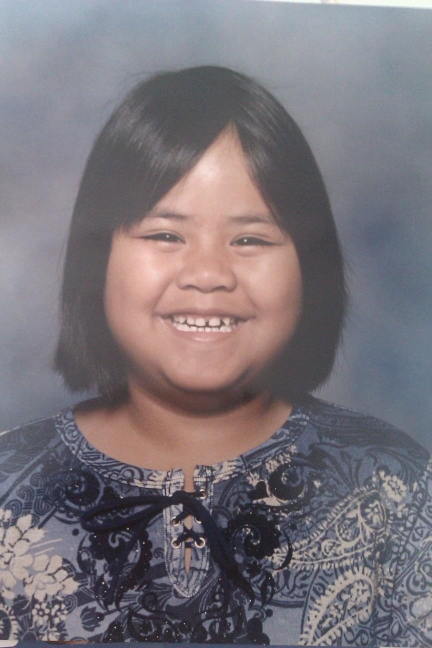
#> input picture frontend/assets/Image_20260531_213256_812.jpeg, 864 x 1296 px (shown at 1/2 size); its folder holds only this picture in this run
$ python prepare-assets.py
#> lines starting #> are read from the running program, lines starting #| are printed output that depends on the picture
"""Compress photos over 1 MB and build a collage background."""
from __future__ import annotations

import random
import sys
from pathlib import Path

from PIL import Image, ImageDraw, ImageEnhance, ImageFilter

MAX_BYTES = 1024 * 1024
ASSETS_DIR = Path(__file__).resolve().parent.parent / "assets"
PUBLIC_DIR = Path(__file__).resolve().parent.parent / "public"
COLLAGE_PATH = PUBLIC_DIR / "collage-bg.jpg"
COLLAGE_WIDTH = 2800
COLLAGE_HEIGHT = 1800
IMAGE_EXTS = {".jpg", ".jpeg", ".png", ".webp"}
COLLAGE_SEED = 20260531
BG_RGB = (198, 220, 245)  # light sky blue
BG_VIGNETTE_RGB = (170, 200, 235)
POLAROID = (248, 244, 236)


def file_size(path: Path) -> int:
    return path.stat().st_size


def save_jpeg_under_limit(img: Image.Image, path: Path, max_bytes: int) -> None:
    """Write JPEG at or below max_bytes by lowering quality and/or size."""
    work = img.convert("RGB")
    scale = 1.0

    while scale >= 0.25:
        w = max(1, int(work.width * scale))
        h = max(1, int(work.height * scale))
        resized = work if scale == 1.0 else work.resize((w, h), Image.Resampling.LANCZOS)

        for quality in range(88, 35, -4):
            resized.save(path, "JPEG", quality=quality, optimize=True)
            if file_size(path) <= max_bytes:
                return

        scale *= 0.85

    resized.save(path, "JPEG", quality=35, optimize=True)


def compress_if_needed(path: Path) -> bool:
    if file_size(path) > MAX_BYTES:
        img = Image.open(path)
        out = path.with_suffix(".jpeg") if path.suffix.lower() == ".png" else path
        save_jpeg_under_limit(img, out, MAX_BYTES)
        if out != path and path.exists():
            path.unlink()
        final = out if out.exists() else path
        print(f"  compressed {final.name}: {file_size(final) / 1024:.0f} KB")
        return True
    return False


def load_images() -> list[Image.Image]:
    paths = sorted(
        p
        for p in ASSETS_DIR.iterdir()
        if p.is_file() and p.suffix.lower() in IMAGE_EXTS
    )
    return [Image.open(p).convert("RGB") for p in paths]


def _fit_cover(img: Image.Image, w: int, h: int) -> Image.Image:
    ratio = img.width / img.height
    target = w / h
    if ratio > target:
        new_h = h
        new_w = int(h * ratio)
    else:
        new_w = w
        new_h = int(w / ratio)
    scaled = img.resize((new_w, new_h), Image.Resampling.LANCZOS)
    left = (new_w - w) // 2
    top = (new_h - h) // 2
    return scaled.crop((left, top, left + w, top + h))


def _make_polaroid(
    img: Image.Image,
    photo_w: int,
    photo_h: int,
    border: int,
    bottom_extra: int,
) -> Image.Image:
    photo = _fit_cover(img, photo_w, photo_h)
    frame_w = photo_w + border * 2
    frame_h = photo_h + border + bottom_extra
    frame = Image.new("RGB", (frame_w, frame_h), POLAROID)
    frame.paste(photo, (border, border))
    return frame


def _tile_with_shadow(
    frame: Image.Image,
    angle: float,
    shadow_offset: tuple[int, int] = (10, 14),
) -> Image.Image:
    rotated = frame.rotate(angle, resample=Image.Resampling.BICUBIC, expand=True, fillcolor=BG_RGB)
    shadow = Image.new("RGBA", rotated.size, (0, 0, 0, 0))
    mask = rotated.convert("L").point(lambda p: 200 if p < 250 else 0)
    shadow_layer = Image.new("RGBA", rotated.size, (0, 0, 0, 95))
    shadow_layer.putalpha(mask)
    shadow_layer = shadow_layer.filter(ImageFilter.GaussianBlur(12))
    ox, oy = shadow_offset
    canvas = Image.new("RGBA", (rotated.width + ox + 8, rotated.height + oy + 8), (*BG_RGB, 0))
    canvas.paste(shadow_layer, (ox, oy), shadow_layer)
    canvas.paste(rotated.convert("RGBA"), (0, 0))
    return canvas


def _paste_rgba(base: Image.Image, tile: Image.Image, cx: int, cy: int) -> None:
    x = cx - tile.width // 2
    y = cy - tile.height // 2
    base.paste(tile, (x, y), tile)


def _gradient_wash(canvas: Image.Image) -> Image.Image:
    w, h = canvas.size
    wash = Image.new("RGBA", (w, h), (0, 0, 0, 0))
    draw = ImageDraw.Draw(wash)
    for i in range(0, h, 4):
        t = i / h
        warm = int(18 * (1 - abs(t - 0.35) * 2))
        draw.rectangle((0, i, w, i + 3), fill=(255, 140, 66, max(0, warm)))
    for i in range(0, w, 4):
        t = i / w
        cool = int(14 * (1 - abs(t - 0.72) * 2))
        draw.rectangle((i, 0, i + 3, h), fill=(77, 171, 247, max(0, cool)))
    return Image.alpha_composite(canvas.convert("RGBA"), wash).convert("RGB")


def _vignette(img: Image.Image) -> Image.Image:
    w, h = img.size
    vignette = Image.new("L", (w, h), 0)
    draw = ImageDraw.Draw(vignette)
    draw.ellipse((-w * 0.15, -h * 0.2, w * 1.15, h * 1.25), fill=255)
    vignette = vignette.filter(ImageFilter.GaussianBlur(80))
    dark = Image.new("RGB", (w, h), BG_VIGNETTE_RGB)
    return Image.composite(img, dark, vignette)


def build_collage(images: list[Image.Image]) -> Image.Image:
    """Scattered polaroid-style tiles with rotation and overlap."""
    rng = random.Random(COLLAGE_SEED)
    base = Image.new("RGB", (COLLAGE_WIDTH, COLLAGE_HEIGHT), BG_RGB)

    # Soft color blobs behind the photos
    blobs = Image.new("RGBA", (COLLAGE_WIDTH, COLLAGE_HEIGHT), (0, 0, 0, 0))
    blob_draw = ImageDraw.Draw(blobs)
    blob_colors = [
        (255, 140, 66, 38),
        (181, 101, 240, 32),
        (77, 171, 247, 30),
        (81, 207, 102, 24),
    ]
    for _ in range(6):
        cx = rng.randint(-200, COLLAGE_WIDTH + 200)
        cy = rng.randint(-100, COLLAGE_HEIGHT + 100)
        r = rng.randint(280, 520)
        blob_draw.ellipse((cx - r, cy - r, cx + r, cy + r), fill=rng.choice(blob_colors))
    blobs = blobs.filter(ImageFilter.GaussianBlur(90))
    base = Image.alpha_composite(base.convert("RGBA"), blobs).convert("RGB")

    placements: list[dict] = []
    anchors = [
        (0.22, 0.28),
        (0.48, 0.18),
        (0.76, 0.26),
        (0.14, 0.52),
        (0.38, 0.48),
        (0.62, 0.44),
        (0.86, 0.5),
        (0.28, 0.72),
        (0.52, 0.68),
        (0.74, 0.76),
        (0.18, 0.88),
        (0.44, 0.9),
        (0.68, 0.9),
        (0.9, 0.82),
        (0.5, 0.38),
    ]
    size_tiers = [1.35, 1.15, 1.0, 0.88, 0.78]

    for i, img in enumerate(images):
        ax, ay = anchors[i % len(anchors)]
        jitter_x = rng.uniform(-0.07, 0.07)
        jitter_y = rng.uniform(-0.06, 0.06)
        cx = int((ax + jitter_x) * COLLAGE_WIDTH)
        cy = int((ay + jitter_y) * COLLAGE_HEIGHT)

        tier = size_tiers[i % len(size_tiers)]
        if i % 5 == 0:
            tier *= 1.12
        long_edge = int(rng.uniform(300, 420) * tier)
        aspect = img.width / img.height
        if aspect >= 1:
            photo_w, photo_h = long_edge, int(long_edge / aspect)
        else:
            photo_h, photo_w = long_edge, int(long_edge * aspect)

        border = rng.randint(10, 16)
        bottom_extra = rng.randint(22, 38)
        angle = rng.uniform(-10, 10)
        if abs(angle) < 2:
            angle = rng.choice([-1, 1]) * rng.uniform(4, 10)

        frame = _make_polaroid(img, photo_w, photo_h, border, bottom_extra)
        tile = _tile_with_shadow(frame, angle)
        area = tile.width * tile.height
        placements.append({"tile": tile, "cx": cx, "cy": cy, "area": area, "angle": angle})

    # Larger pieces underneath, smaller on top
    placements.sort(key=lambda p: p["area"], reverse=True)
    for p in placements:
        _paste_rgba(base, p["tile"], p["cx"], p["cy"])

    out = _gradient_wash(base)
    out = ImageEnhance.Color(out).enhance(1.08)
    out = ImageEnhance.Contrast(out).enhance(1.04)
    out = _vignette(out)
    return out.filter(ImageFilter.GaussianBlur(0.6))


def main() -> int:
    if not ASSETS_DIR.is_dir():
        print(f"Missing assets dir: {ASSETS_DIR}", file=sys.stderr)
        return 1

    PUBLIC_DIR.mkdir(parents=True, exist_ok=True)

    print("Compressing images over 1 MB…")
    for path in sorted(ASSETS_DIR.iterdir()):
        if path.is_file() and path.suffix.lower() in IMAGE_EXTS:
            compress_if_needed(path)

    images = load_images()
#> images = 1 item
    if not images:
        print("No images found.", file=sys.stderr)
        return 1

    print(f"Building artsy collage from {len(images)} photos…")
#| Building artsy collage from 1 photos…
    collage = build_collage(images)
#> the loop in build_collage, `for i, img in enumerate(images):` made 1 pass
#> (ax, ay, jitter_x, jitter_y, cx, cy, tier, long_edge) on pass 1: (0.22, 0.28, 0.0507, 0.0129, 757, 527, 1.51, 605)
#> pass 1, in _fit_cover, `scaled = img.resize((new_w, new_h), Image.Resampling.LANCZOS)`:
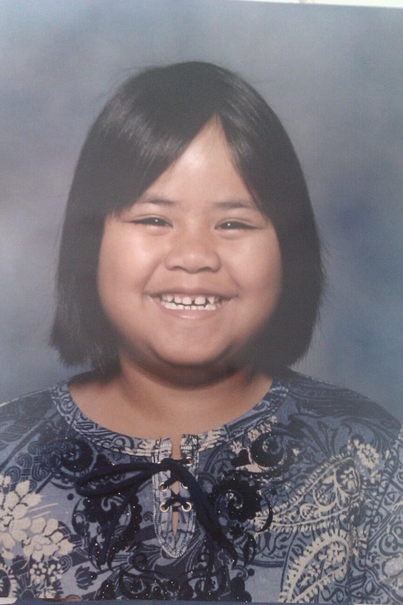
#> scaled: PIL image 403x605 RGB; mean R, G, B 121.8, 115.6, 121.8
#> pass 1, in _make_polaroid, `frame = Image.new("RGB", (frame_w, frame_h), POLAROID)`:
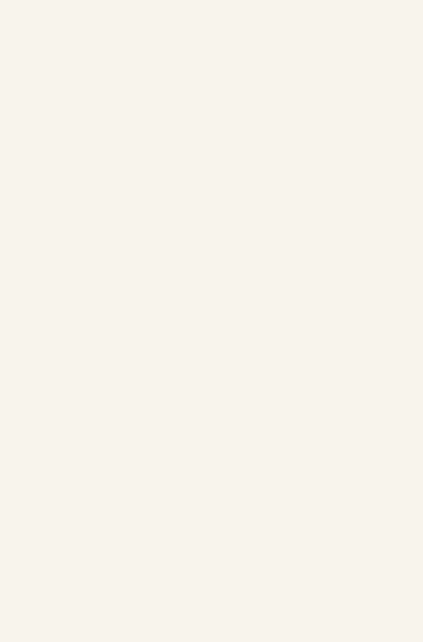
#> frame: PIL image 423x642 RGB; mean R, G, B 248, 244, 236
#> pass 1, in build_collage, `frame = _make_polaroid(img, photo_w, photo_h, border, bottom_extra)`:
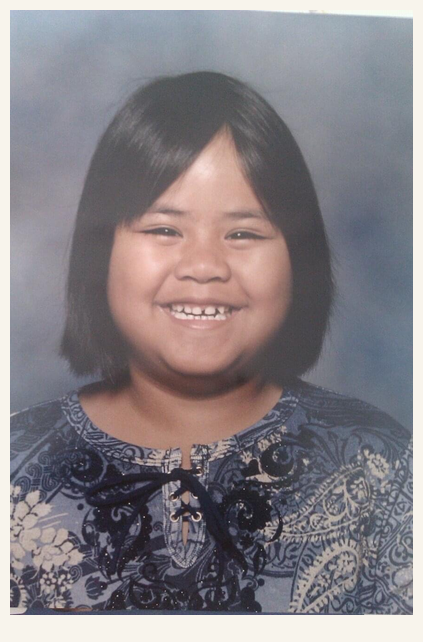
#> frame: PIL image 423x642 RGB; mean R, G, B 134.7, 128.7, 133.5
#> pass 1, in _tile_with_shadow, `rotated = frame.rotate(angle, resample=Image.Resampling.BICUBIC, expan..`:
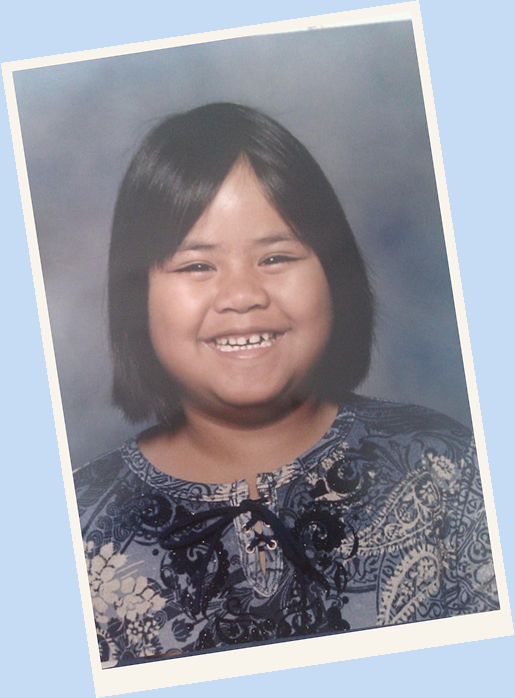
#> rotated: PIL image 515x698 RGB; mean R, G, B 149.8, 150.7, 160.4
#> the loop in build_collage, `for p in placements:` made 1 pass
#> (x in _paste_rgba, y in _paste_rgba) on pass 1: (491, 167)
#> after the loop in build_collage, `for p in placements:`:
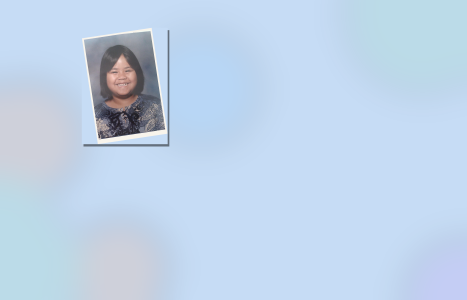
#> base: PIL image 2800x1800 RGB (shown at 1/6 size); mean R, G, B 191.6, 211.6, 233.2
#> in _vignette, `vignette = vignette.filter(ImageFilter.GaussianBlur(80))`:
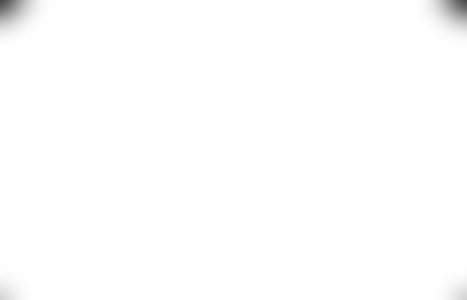
#> vignette: PIL image 2800x1800 L (shown at 1/6 size); min 72, max 255, mean 253.9
#> in _vignette, `dark = Image.new("RGB", (w, h), BG_VIGNETTE_RGB)`:
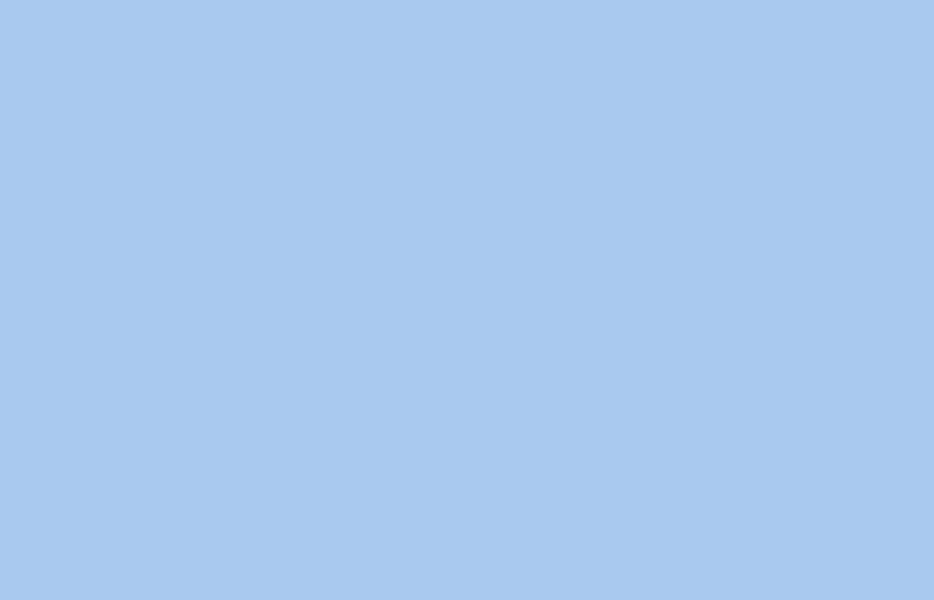
#> dark: PIL image 2800x1800 RGB (shown at 1/3 size); mean R, G, B 170, 200, 235
    save_jpeg_under_limit(collage, COLLAGE_PATH, MAX_BYTES * 2)
#> after the loop in save_jpeg_under_limit, `while scale >= 0.25:`: scale = 1
    print(f"  collage: {COLLAGE_PATH} ({file_size(COLLAGE_PATH) / 1024:.0f} KB)")
    return 0


if __name__ == "__main__":
#> (the run stopped early here; a loop or call above may not have finished)

$ run again, on frontend/assets/Image_20260531_213259_231.jpeg
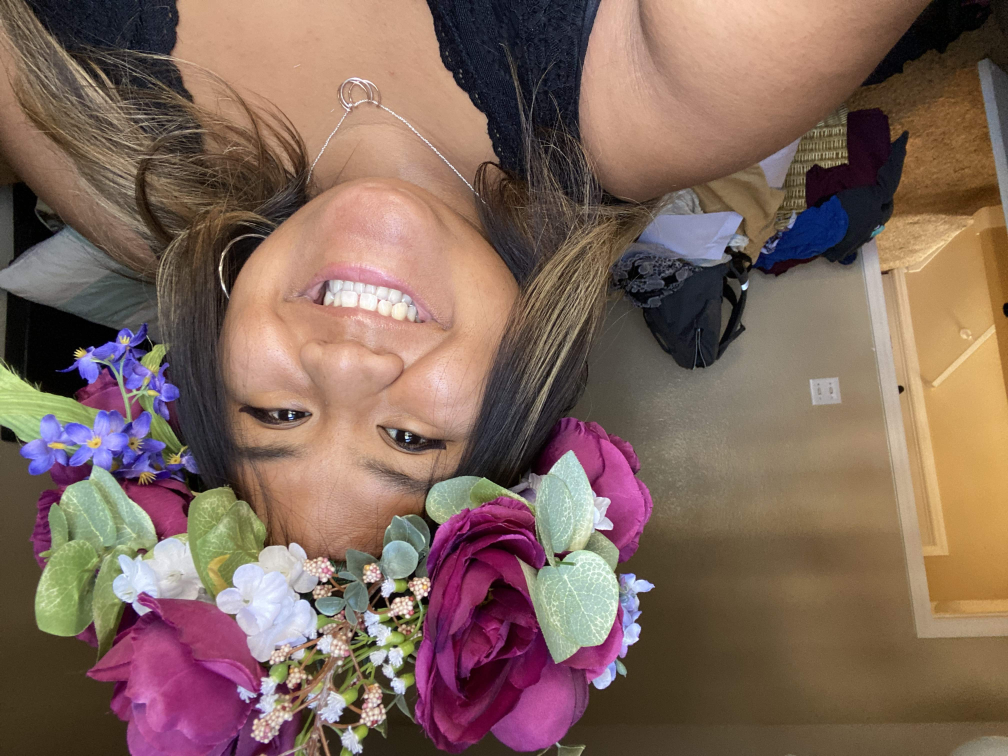
#> input picture frontend/assets/Image_20260531_213259_231.jpeg, 4032 x 3024 px (shown at 1/4 size)
#> images = 1 item
#| Building artsy collage from 1 photos…
#> the loop in build_collage, `for i, img in enumerate(images):` made 1 pass
#> (ax, ay, jitter_x, jitter_y, cx, cy, tier, long_edge) on pass 1: (0.22, 0.28, 0.0507, 0.0129, 757, 527, 1.51, 605)
#> pass 1, in _tile_with_shadow, `rotated = frame.rotate(angle, resample=Image.Resampling.BICUBIC, expan..`:
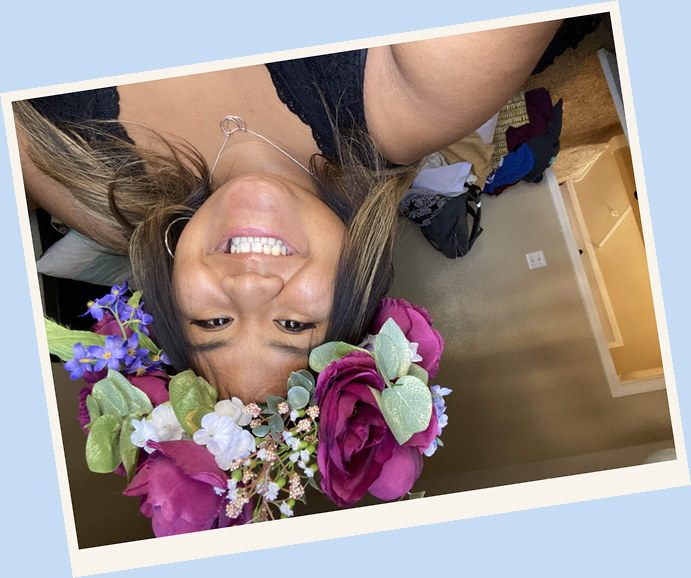
#> rotated: PIL image 691x578 RGB; mean R, G, B 154.2, 141.6, 138.9
#> the loop in build_collage, `for p in placements:` made 1 pass
#> (x in _paste_rgba, y in _paste_rgba) on pass 1: (403, 227)
#> after the loop in build_collage, `for p in placements:`:
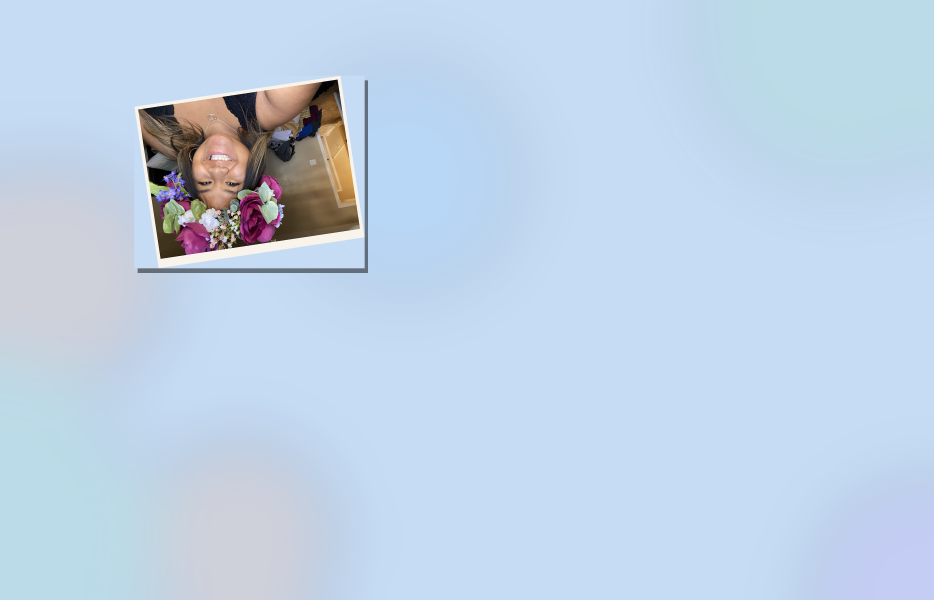
#> base: PIL image 2800x1800 RGB (shown at 1/3 size); mean R, G, B 191.7, 210.4, 230.9
#> after the loop in save_jpeg_under_limit, `while scale >= 0.25:`: scale = 1

$ run again, on frontend/assets/Image_20260531_213300_208.jpeg
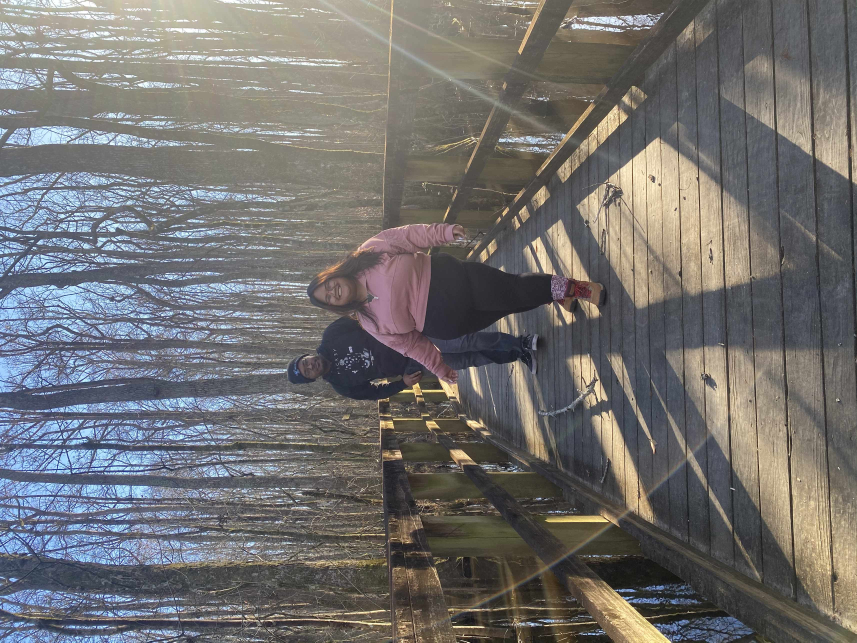
#> input picture frontend/assets/Image_20260531_213300_208.jpeg, 3427 x 2570 px (shown at 1/4 size)
#> images = 1 item
#| Building artsy collage from 1 photos…
#> the loop in build_collage, `for i, img in enumerate(images):` made 1 pass
#> (ax, ay, jitter_x, jitter_y, cx, cy, tier, long_edge) on pass 1: (0.22, 0.28, 0.0507, 0.0129, 757, 527, 1.51, 605)
#> pass 1, in _tile_with_shadow, `rotated = frame.rotate(angle, resample=Image.Resampling.BICUBIC, expan..`:
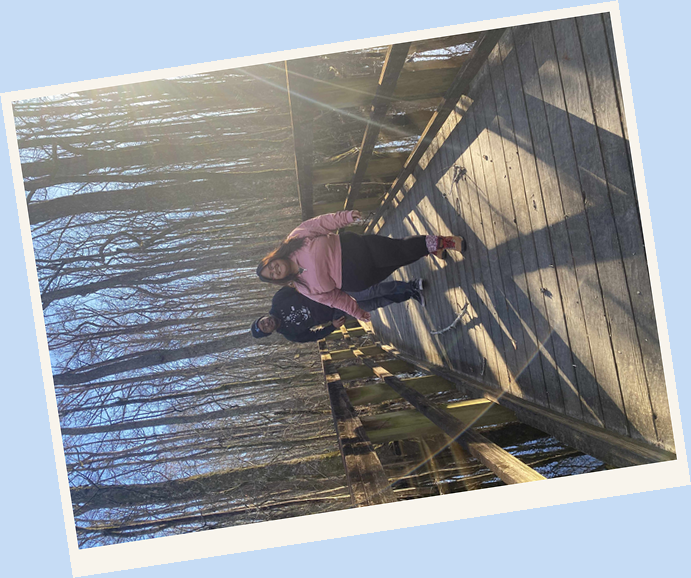
#> rotated: PIL image 691x578 RGB; mean R, G, B 144.5, 148.2, 152.8
#> the loop in build_collage, `for p in placements:` made 1 pass
#> (x in _paste_rgba, y in _paste_rgba) on pass 1: (403, 227)
#> after the loop in build_collage, `for p in placements:`:
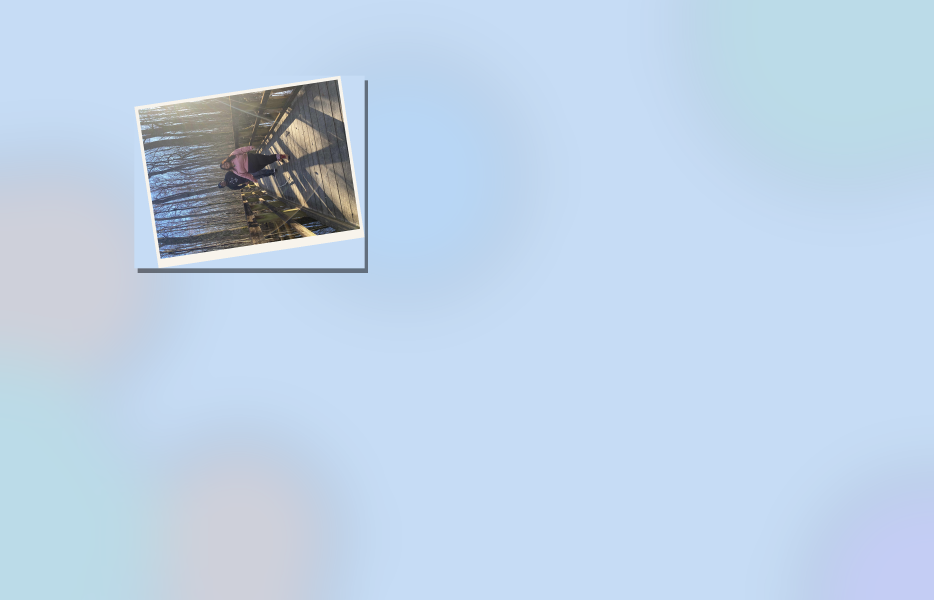
#> base: PIL image 2800x1800 RGB (shown at 1/3 size); mean R, G, B 190.9, 211, 232
#> after the loop in save_jpeg_under_limit, `while scale >= 0.25:`: scale = 1
